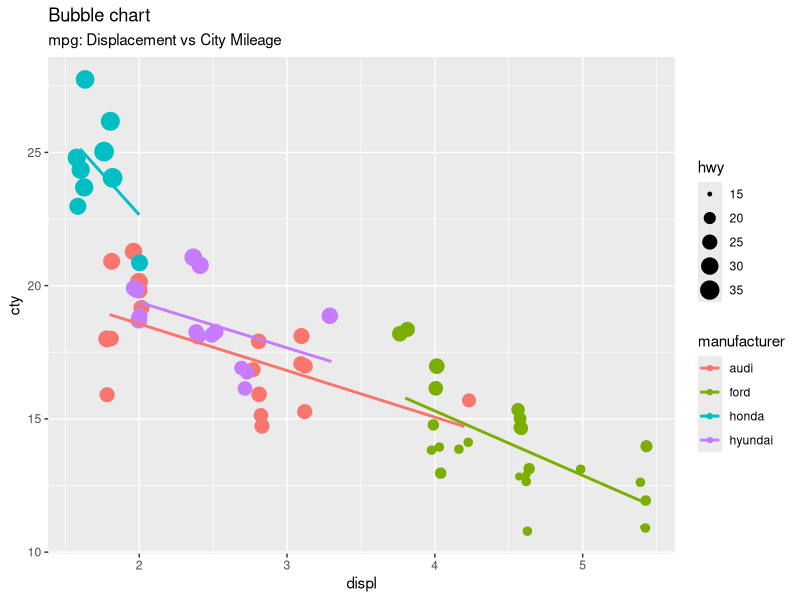

Write R code to recreate this figure.
# Load ggplot
library(ggplot2)

# Read in dataset
data(mpg)
head(mpg)

mpg_select <- mpg[mpg$manufacturer %in% c("audi", "ford", "honda", "hyundai"), ]

# Scatterplot
g <- ggplot(mpg_select, aes(displ, cty)) + 
  labs(subtitle="mpg: Displacement vs City Mileage",
       title="Bubble chart")

g + geom_jitter(aes(col=manufacturer, size=hwy)) + 
  geom_smooth(aes(col=manufacturer), method="lm", se=F)


